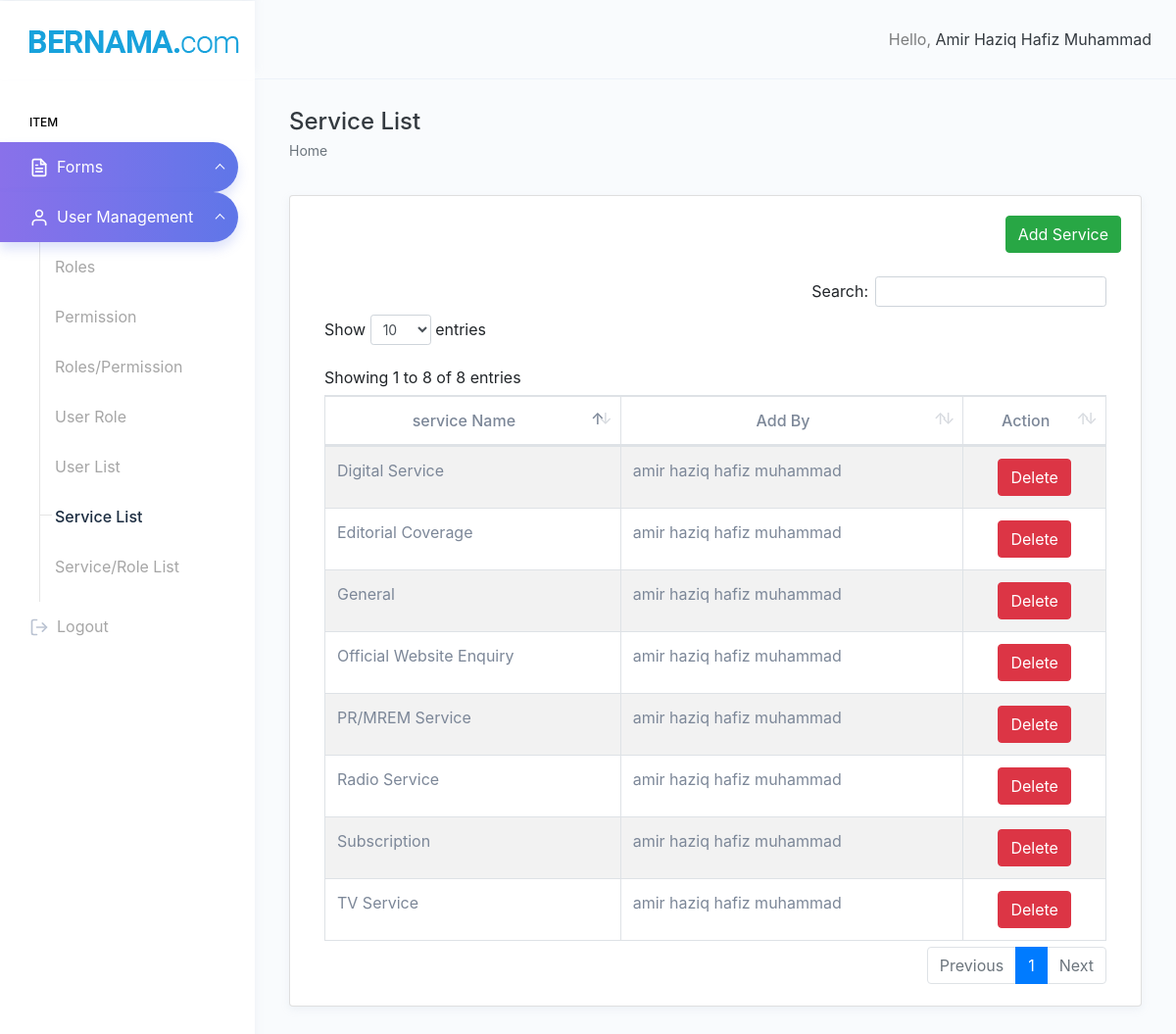
/service.php (signed in), run on the app's committed database.
### tables this page shows
CREATE TABLE `service` (
  `Service_ID` int(50) NOT NULL,
  `Description` varchar(1000) NOT NULL,
  `Add_By` varchar(100) NOT NULL,
  `Timestamp` timestamp NOT NULL DEFAULT current_timestamp() ON UPDATE current_timestamp()
);

### service.php (the view, shortened to what this page needs)
<!DOCTYPE html>
<html dir="ltr" lang="en">
<?php
$connection = new mysqli("localhost", "root", "", "aduan");
$query = "SELECT * FROM service";
$result = mysqli_query($connection, $query);
?>
<head>
    <link href="assets/extra-libs/datatables.net-bs4/css/dataTables.bootstrap4.css" rel="stylesheet">
    <link href="dist/css/style.min.css" rel="stylesheet">
    <link rel="stylesheet" href="https://cdn.jsdelivr.net/npm/bootstrap@4.0.0/dist/css/bootstrap.min.css"
>
</head>
<body>
    <?php
    include_once('header.php');
    ?>
    <div class="page-wrapper">
        <div class="page-breadcrumb">
            <div class="row">
                <div class="col-7 align-self-center">
                    <h4 class="page-title text-truncate text-dark font-weight-medium mb-1">Service List</h4>
                    <div class="d-flex align-items-center">
                        <nav aria-label="breadcrumb">
                            <ol class="breadcrumb m-0 p-0">
                                <li class="breadcrumb-item"><a href="display_data.php" class="text-muted">Home</a></li>
                            </ol>
                        </nav>
                    </div>
                </div>
            </div>
        </div>
        <div class="container-fluid">
            <div class="row">
                <div class="col-12">
                    <div class="card">
                        <div class="card-body">
                            <div class="row">
                                <div class="col-md-12" style="text-align: right;">
                                    <a class='btn btn-success' onclick='modDisp("service");' style='color:white'>Add
                                        Service</a>
                                </div>
                            </div>
                            <br>
                            <div class="table-responsive">
                                <table id="example" class="table table-striped table-bordered" cellspacing="0"
                                    width="100%">
                                    <thead>
                                        <tr style="text-align:center">
                                            <th>service Name</th>
                                            <th>Add By</th>
                                            <th>Action</th>
                                        </tr>
                                    </thead>
                                    <tbody>
                                        <?php
                                        if ($result) {
                                            while ($row = mysqli_fetch_assoc($result)) {
                                                $query1 = "SELECT * FROM service";
                                                $result1 = mysqli_query($connection, $query1);
                                                echo "<tr>";
                                                echo "<td>" . $row['Description'] . "</td>";
                                                echo "<td>" . $row['Add_By'] . "</td>";
                                                echo "<td><center>
                                                                <a class='btn btn-danger' href='service.php?del=" . $row['Service_ID'] . "'>Delete</a>";
                                                echo "</tr>";
                                            }
                                        }
                                        ?>
                                    </tbody>
                                </table>
                            </div>
                        </div>
                    </div>
                </div>
            </div>
        </div>
    </div>
    </div>
</body>
</html>

### data on the page
service: Description "General", Add_By "amir haziq hafiz muhammad"
service: Description "Digital Service", Add_By "amir haziq hafiz muhammad"
service: Description "Radio Service", Add_By "amir haziq hafiz muhammad"
service: Description "TV Service", Add_By "amir haziq hafiz muhammad"
service: Description "PR/MREM Service", Add_By "amir haziq hafiz muhammad"
service: Description "Subscription", Add_By "amir haziq hafiz muhammad"
service: Description "Editorial Coverage", Add_By "amir haziq hafiz muhammad"
service: Description "Official Website Enquiry", Add_By "amir haziq hafiz muhammad"

### other printed values
$_SESSION['sessionname'] "Amir Haziq Hafiz Muhammad"
